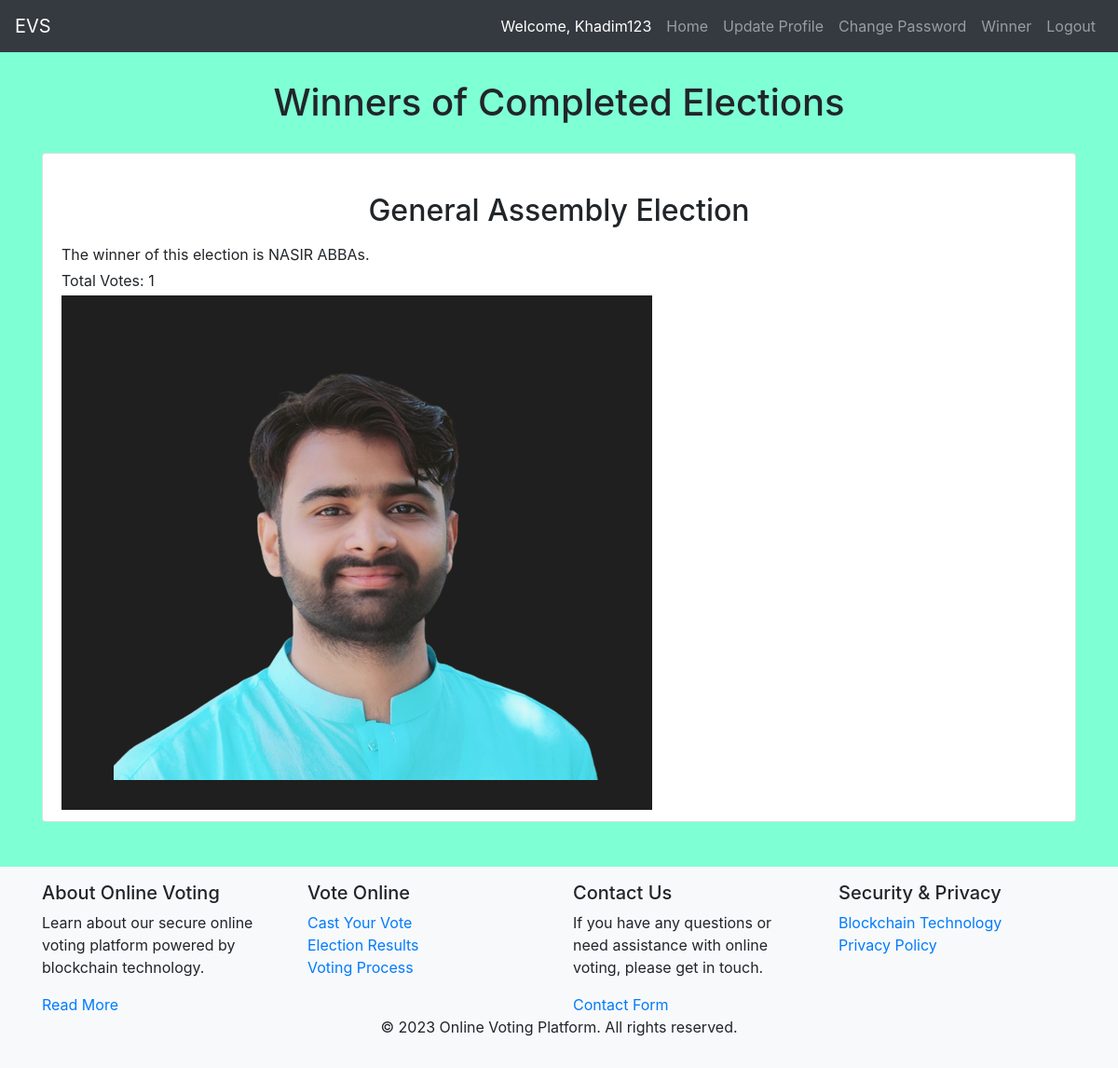
The page /election_winners/ (signed in) on the database its author committed.
### evs/models.py (models this page shows, shortened)
class Election(models.Model):
    name = models.CharField(max_length=255)
    status = models.CharField(max_length=50, choices=[('upcoming', 'Upcoming'), ('ongoing', 'Ongoing'), ('completed', 'Completed')])

class Candidate(models.Model):
    name = models.CharField(max_length=255)
    image = models.ImageField(upload_to='candidates/', null=True, blank=True)
    description = models.TextField()
    election = models.ForeignKey(Election, on_delete=models.CASCADE, default=1)
    party_name = models.CharField(max_length=255, default="Party Name")
    party_symbol = models.ImageField(upload_to='party_symbols/', null=True, blank=True)  # New field for party symbol

### evs/views.py (the view)
# urls.py: path('election_winners/', views.election_winners, name='election_winners'),
@login_required
def election_winners(request):
    user = request.user
    completed_elections = Election.objects.filter(status='completed')
    election_winners = []
    for election in completed_elections:
        has_voted = VoteBlocks.objects.filter(user=user, candidate__election=election).exists()
        if has_voted:
            candidates = Candidate.objects.filter(election=election)
            candidate_votes = Counter(
                VoteBlocks.objects.filter(candidate__election=election).values_list('candidate_id', flat=True)
            )
            winner_candidate_id = candidate_votes.most_common(1)[0][0]
            winner_candidate = get_object_or_404(Candidate, id=winner_candidate_id)
            total_votes = candidate_votes[winner_candidate_id]
            election_winners.append({'election': election, 'winner_candidate': winner_candidate, 'total_votes': total_votes})
    return render(request, 'election_winner.html', {'election_winners': election_winners})

### templates/election_winner.html
{% extends "base.html" %}
{% block content %}
<div class="container mt-4">
    <h1>Winners of Completed Elections</h1>
    <div class="list-group mt-4">
        {% for item in election_winners %}
            <div class="list-group-item">
                <h2 class="mb-3">{{ item.election.name }}</h2>
                {% if item.winner_candidate %}
                    <p class="mb-1">The winner of this election is {{ item.winner_candidate.name }}.</p>
                    <p class="mb-1">Total Votes: {{ item.total_votes }}</p>
                    {% if item.winner_candidate.image %}
                        <img src="{{ item.winner_candidate.image.url }}" alt="{{ item.winner_candidate.name }}"   class="img-fluid">
                    {% endif %}
                {% else %}
                    <p>No winner declared for this election.</p>
                {% endif %}
            </div>
        {% endfor %}
    </div>
</div>
{% endblock %}

### templates/base.html (shortened to what this page needs)
<!DOCTYPE html>
<html lang="en">
<head>
    <link rel="stylesheet" href="https://maxcdn.bootstrapcdn.com/bootstrap/4.5.2/css/bootstrap.min.css">
</head>
<body>
<nav class="navbar navbar-expand-lg navbar-dark bg-dark">
    <a class="navbar-brand" href="{% url 'home' %}">EVS</a>
    <div class="collapse navbar-collapse" id="navbarNav">
        <ul class="navbar-nav ml-auto">
            {% if user.is_authenticated %}
            <li class="nav-item active ">
                <a class="nav-link" href="{% url 'home' %}">Welcome, {{ user.username }}</a>
            </li>
            <li class="nav-item ">
                <a class="nav-link" href="{% url 'home' %}">Home</a>
            </li>
            <li class="nav-item">
                <a class="nav-link" href="{% url 'update_profile' %}">Update Profile</a>
            </li>
            <li class="nav-item">
                <a class="nav-link" href="{% url 'change_password' %}">Change Password</a>
            </li>
            <li class="nav-item">
                <a class="nav-link" href="{% url 'election_winners' %}">Winner</a>
            </li>
            <li class="nav-item">
                <a class="nav-link" href="{% url 'logout' %}">Logout</a>
            </li>
            {% endif %}
        </ul>
    </div>
</nav>
    {% block content %}
    {% endblock %}
    <footer class="mt-5 py-3 bg-light">
        <div class="container">
            <div class="row">
                <div class="col-md-3">
                    <h5>About Online Voting</h5>
                    <p>Learn about our secure online voting platform powered by blockchain technology.</p>
                    <a href="#">Read More</a>
                </div>
                <div class="col-md-3">
                    <h5>Vote Online</h5>
                    <ul class="list-unstyled">
                        <li><a href="#">Cast Your Vote</a></li>
                        <li><a href="#">Election Results</a></li>
                        <li><a href="#">Voting Process</a></li>
                    </ul>
                </div>
                <div class="col-md-3">
                    <h5>Contact Us</h5>
                    <p>If you have any questions or need assistance with online voting, please get in touch.</p>
                    <a href="#">Contact Form</a>
                </div>
                <div class="col-md-3">
                    <h5>Security &amp; Privacy</h5>
                    <ul class="list-unstyled">
                        <li><a href="#">Blockchain Technology</a></li>
                        <li><a href="#">Privacy Policy</a></li>
                    </ul>
                </div>
            </div>
            <div class="row">
                <div class="col-md-12 text-center">
                    <p>&copy; 2023 Online Voting Platform. All rights reserved.</p>
                </div>
            </div>
        </div>
    </footer>
</body>
</html>

### templates/base.html (style rules this page uses)
body { background-color: aquamarine; }
h1 , h2, h3 , h4 { text-align: center; margin: 30px; }

### rows shown on the page
Election: election.name "General Assembly Election", winner_candidate.name "NASIR ABBAs", total_votes "1", winner_candidate.image (picture)

### other values the page prints
{{ user.username }} "Khadim123"
